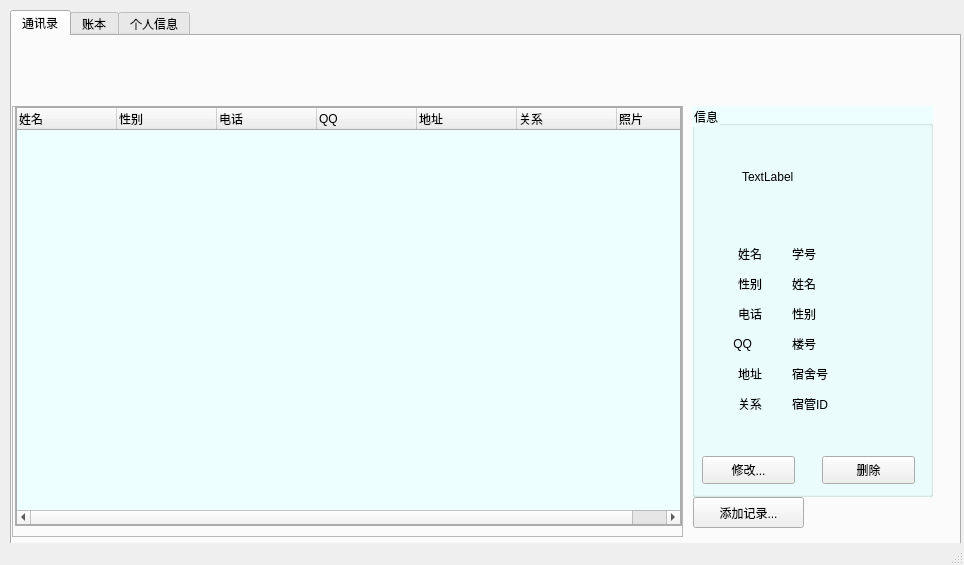
<?xml version="1.0" encoding="UTF-8"?>
<ui version="4.0">
 <class>MainWindow</class>
 <widget class="QMainWindow" name="MainWindow">
  <property name="geometry">
   <rect>
    <x>0</x>
    <y>0</y>
    <width>964</width>
    <height>565</height>
   </rect>
  </property>
  <property name="baseSize">
   <size>
    <width>1010</width>
    <height>582</height>
   </size>
  </property>
  <property name="windowTitle">
   <string>学生宿舍管理</string>
  </property>
  <property name="windowIcon">
   <iconset>
    <normaloff>../../../收藏夹/iCloud Photos/Downloads/2019/IMG_0574.PNG</normaloff>../../../收藏夹/iCloud Photos/Downloads/2019/IMG_0574.PNG</iconset>
  </property>
  <property name="autoFillBackground">
   <bool>false</bool>
  </property>
  <property name="styleSheet">
   <string notr="true">#StudentBox{background-color: rgb(255, 255, 255)}</string>
  </property>
  <property name="iconSize">
   <size>
    <width>40</width>
    <height>40</height>
   </size>
  </property>
  <property name="animated">
   <bool>true</bool>
  </property>
  <property name="tabShape">
   <enum>QTabWidget::Rounded</enum>
  </property>
  <property name="dockNestingEnabled">
   <bool>false</bool>
  </property>
  <widget class="QWidget" name="widget">
   <widget class="QTabWidget" name="Table">
    <property name="geometry">
     <rect>
      <x>10</x>
      <y>10</y>
      <width>951</width>
      <height>551</height>
     </rect>
    </property>
    <property name="statusTip">
     <string/>
    </property>
    <property name="tabPosition">
     <enum>QTabWidget::North</enum>
    </property>
    <property name="currentIndex">
     <number>0</number>
    </property>
    <widget class="QWidget" name="X_table">
     <property name="statusTip">
      <string>学生管理</string>
     </property>
     <attribute name="title">
      <string>通讯录</string>
     </attribute>
     <widget class="QPushButton" name="actionEdit_1">
      <property name="geometry">
       <rect>
        <x>681</x>
        <y>461</y>
        <width>111</width>
        <height>31</height>
       </rect>
      </property>
      <property name="statusTip">
       <string>添加通讯录</string>
      </property>
      <property name="text">
       <string>添加记录...</string>
      </property>
     </widget>
     <widget class="QGroupBox" name="groupBox_1">
      <property name="geometry">
       <rect>
        <x>680</x>
        <y>70</y>
        <width>241</width>
        <height>391</height>
       </rect>
      </property>
      <property name="styleSheet">
       <string notr="true">#groupBox_1{
background : rgb(237, 255, 254);
}</string>
      </property>
      <property name="title">
       <string>信息</string>
      </property>
      <property name="flat">
       <bool>false</bool>
      </property>
      <property name="checkable">
       <bool>false</bool>
      </property>
      <widget class="QLabel" name="SIDlable">
       <property name="geometry">
        <rect>
         <x>10</x>
         <y>140</y>
         <width>60</width>
         <height>15</height>
        </rect>
       </property>
       <property name="text">
        <string>姓名</string>
       </property>
       <property name="alignment">
        <set>Qt::AlignRight|Qt::AlignTrailing|Qt::AlignVCenter</set>
       </property>
      </widget>
      <widget class="QLabel" name="Snamelabel">
       <property name="geometry">
        <rect>
         <x>10</x>
         <y>170</y>
         <width>60</width>
         <height>15</height>
        </rect>
       </property>
       <property name="text">
        <string>性别</string>
       </property>
       <property name="alignment">
        <set>Qt::AlignRight|Qt::AlignTrailing|Qt::AlignVCenter</set>
       </property>
      </widget>
      <widget class="QLabel" name="Ssexlabel">
       <property name="geometry">
        <rect>
         <x>10</x>
         <y>200</y>
         <width>60</width>
         <height>15</height>
        </rect>
       </property>
       <property name="text">
        <string>电话</string>
       </property>
       <property name="alignment">
        <set>Qt::AlignRight|Qt::AlignTrailing|Qt::AlignVCenter</set>
       </property>
      </widget>
      <widget class="QLabel" name="Lnolabel">
       <property name="geometry">
        <rect>
         <x>0</x>
         <y>230</y>
         <width>60</width>
         <height>15</height>
        </rect>
       </property>
       <property name="text">
        <string>QQ</string>
       </property>
       <property name="alignment">
        <set>Qt::AlignRight|Qt::AlignTrailing|Qt::AlignVCenter</set>
       </property>
      </widget>
      <widget class="QLabel" name="Snolabel">
       <property name="geometry">
        <rect>
         <x>10</x>
         <y>260</y>
         <width>60</width>
         <height>15</height>
        </rect>
       </property>
       <property name="text">
        <string>地址</string>
       </property>
       <property name="alignment">
        <set>Qt::AlignRight|Qt::AlignTrailing|Qt::AlignVCenter</set>
       </property>
      </widget>
      <widget class="QLabel" name="Mnamelabel">
       <property name="geometry">
        <rect>
         <x>10</x>
         <y>290</y>
         <width>60</width>
         <height>15</height>
        </rect>
       </property>
       <property name="text">
        <string>关系</string>
       </property>
       <property name="alignment">
        <set>Qt::AlignRight|Qt::AlignTrailing|Qt::AlignVCenter</set>
       </property>
      </widget>
      <widget class="QLabel" name="SID">
       <property name="geometry">
        <rect>
         <x>100</x>
         <y>140</y>
         <width>131</width>
         <height>16</height>
        </rect>
       </property>
       <property name="text">
        <string>学号</string>
       </property>
       <property name="textFormat">
        <enum>Qt::AutoText</enum>
       </property>
       <property name="alignment">
        <set>Qt::AlignLeading|Qt::AlignLeft|Qt::AlignVCenter</set>
       </property>
      </widget>
      <widget class="QLabel" name="Sname">
       <property name="geometry">
        <rect>
         <x>100</x>
         <y>170</y>
         <width>131</width>
         <height>16</height>
        </rect>
       </property>
       <property name="text">
        <string>姓名</string>
       </property>
       <property name="textFormat">
        <enum>Qt::AutoText</enum>
       </property>
       <property name="alignment">
        <set>Qt::AlignLeading|Qt::AlignLeft|Qt::AlignVCenter</set>
       </property>
      </widget>
      <widget class="QLabel" name="Ssex">
       <property name="geometry">
        <rect>
         <x>100</x>
         <y>200</y>
         <width>131</width>
         <height>16</height>
        </rect>
       </property>
       <property name="text">
        <string>性别</string>
       </property>
       <property name="textFormat">
        <enum>Qt::AutoText</enum>
       </property>
       <property name="alignment">
        <set>Qt::AlignLeading|Qt::AlignLeft|Qt::AlignVCenter</set>
       </property>
      </widget>
      <widget class="QLabel" name="Lno">
       <property name="geometry">
        <rect>
         <x>100</x>
         <y>230</y>
         <width>131</width>
         <height>16</height>
        </rect>
       </property>
       <property name="text">
        <string>楼号</string>
       </property>
       <property name="textFormat">
        <enum>Qt::AutoText</enum>
       </property>
       <property name="alignment">
        <set>Qt::AlignLeading|Qt::AlignLeft|Qt::AlignVCenter</set>
       </property>
      </widget>
      <widget class="QLabel" name="Sno">
       <property name="geometry">
        <rect>
         <x>100</x>
         <y>260</y>
         <width>131</width>
         <height>16</height>
        </rect>
       </property>
       <property name="text">
        <string>宿舍号</string>
       </property>
       <property name="textFormat">
        <enum>Qt::AutoText</enum>
       </property>
       <property name="alignment">
        <set>Qt::AlignLeading|Qt::AlignLeft|Qt::AlignVCenter</set>
       </property>
      </widget>
      <widget class="QLabel" name="MID">
       <property name="geometry">
        <rect>
         <x>100</x>
         <y>290</y>
         <width>131</width>
         <height>16</height>
        </rect>
       </property>
       <property name="text">
        <string>宿管ID</string>
       </property>
       <property name="textFormat">
        <enum>Qt::AutoText</enum>
       </property>
       <property name="alignment">
        <set>Qt::AlignLeading|Qt::AlignLeft|Qt::AlignVCenter</set>
       </property>
      </widget>
      <widget class="QPushButton" name="editButton_1">
       <property name="geometry">
        <rect>
         <x>10</x>
         <y>350</y>
         <width>93</width>
         <height>28</height>
        </rect>
       </property>
       <property name="statusTip">
        <string>修改当前信息</string>
       </property>
       <property name="text">
        <string>修改...</string>
       </property>
      </widget>
      <widget class="QPushButton" name="DeleteButton_1">
       <property name="geometry">
        <rect>
         <x>130</x>
         <y>350</y>
         <width>93</width>
         <height>28</height>
        </rect>
       </property>
       <property name="statusTip">
        <string>一旦删除无法恢复</string>
       </property>
       <property name="text">
        <string>删除</string>
       </property>
      </widget>
      <widget class="QLabel" name="label">
       <property name="geometry">
        <rect>
         <x>50</x>
         <y>20</y>
         <width>121</width>
         <height>101</height>
        </rect>
       </property>
       <property name="text">
        <string>TextLabel</string>
       </property>
      </widget>
     </widget>
     <widget class="QFrame" name="TableFrame_1">
      <property name="geometry">
       <rect>
        <x>0</x>
        <y>70</y>
        <width>671</width>
        <height>431</height>
       </rect>
      </property>
      <property name="styleSheet">
       <string notr="true"/>
      </property>
      <property name="frameShape">
       <enum>QFrame::StyledPanel</enum>
      </property>
      <property name="frameShadow">
       <enum>QFrame::Raised</enum>
      </property>
      <widget class="QTreeWidget" name="studentTable">
       <property name="geometry">
        <rect>
         <x>3</x>
         <y>0</y>
         <width>667</width>
         <height>420</height>
        </rect>
       </property>
       <property name="statusTip">
        <string>双击修改</string>
       </property>
       <property name="styleSheet">
        <string notr="true">#studentTable
{
	background : rgb(237, 255, 254);
	border:2px solid rgb(172, 172, 172)
}</string>
       </property>
       <column>
        <property name="text">
         <string>姓名</string>
        </property>
       </column>
       <column>
        <property name="text">
         <string>性别</string>
        </property>
       </column>
       <column>
        <property name="text">
         <string>电话</string>
        </property>
       </column>
       <column>
        <property name="text">
         <string>QQ</string>
        </property>
       </column>
       <column>
        <property name="text">
         <string>地址</string>
        </property>
       </column>
       <column>
        <property name="text">
         <string>关系</string>
        </property>
       </column>
       <column>
        <property name="text">
         <string>照片</string>
        </property>
       </column>
      </widget>
     </widget>
    </widget>
    <widget class="QWidget" name="S_Table">
     <property name="statusTip">
      <string>宿舍管理</string>
     </property>
     <attribute name="title">
      <string>账本</string>
     </attribute>
     <widget class="QFrame" name="SearchFrame_2">
      <property name="geometry">
       <rect>
        <x>0</x>
        <y>20</y>
        <width>671</width>
        <height>31</height>
       </rect>
      </property>
      <property name="frameShape">
       <enum>QFrame::StyledPanel</enum>
      </property>
      <property name="frameShadow">
       <enum>QFrame::Raised</enum>
      </property>
      <widget class="QLabel" name="label_2">
       <property name="geometry">
        <rect>
         <x>10</x>
         <y>1</y>
         <width>51</width>
         <height>21</height>
        </rect>
       </property>
       <property name="text">
        <string>起始时间</string>
       </property>
      </widget>
      <widget class="QLabel" name="label_3">
       <property name="geometry">
        <rect>
         <x>210</x>
         <y>0</y>
         <width>61</width>
         <height>21</height>
        </rect>
       </property>
       <property name="text">
        <string>结束时间</string>
       </property>
      </widget>
      <widget class="QPushButton" name="searchPushButton">
       <property name="geometry">
        <rect>
         <x>410</x>
         <y>0</y>
         <width>75</width>
         <height>23</height>
        </rect>
       </property>
       <property name="text">
        <string>查看</string>
       </property>
      </widget>
      <widget class="QDateEdit" name="startDateEdit">
       <property name="geometry">
        <rect>
         <x>70</x>
         <y>0</y>
         <width>110</width>
         <height>22</height>
        </rect>
       </property>
      </widget>
      <widget class="QDateEdit" name="endDateEdit">
       <property name="geometry">
        <rect>
         <x>270</x>
         <y>0</y>
         <width>110</width>
         <height>22</height>
        </rect>
       </property>
      </widget>
     </widget>
     <widget class="QGroupBox" name="groupBox_2">
      <property name="geometry">
       <rect>
        <x>700</x>
        <y>70</y>
        <width>221</width>
        <height>311</height>
       </rect>
      </property>
      <property name="styleSheet">
       <string notr="true">#groupBox_2{
background : rgb(237, 255, 254);
}</string>
      </property>
      <property name="title">
       <string>账单信息</string>
      </property>
      <property name="flat">
       <bool>false</bool>
      </property>
      <property name="checkable">
       <bool>false</bool>
      </property>
      <widget class="QLabel" name="Lnolabel_2">
       <property name="geometry">
        <rect>
         <x>10</x>
         <y>110</y>
         <width>80</width>
         <height>15</height>
        </rect>
       </property>
       <property name="text">
        <string>时间</string>
       </property>
       <property name="alignment">
        <set>Qt::AlignRight|Qt::AlignTrailing|Qt::AlignVCenter</set>
       </property>
      </widget>
      <widget class="QLabel" name="Snolabel_2">
       <property name="geometry">
        <rect>
         <x>10</x>
         <y>140</y>
         <width>80</width>
         <height>15</height>
        </rect>
       </property>
       <property name="text">
        <string>类型</string>
       </property>
       <property name="alignment">
        <set>Qt::AlignRight|Qt::AlignTrailing|Qt::AlignVCenter</set>
       </property>
      </widget>
      <widget class="QLabel" name="K_nlabel">
       <property name="geometry">
        <rect>
         <x>10</x>
         <y>170</y>
         <width>80</width>
         <height>16</height>
        </rect>
       </property>
       <property name="text">
        <string>金额</string>
       </property>
       <property name="alignment">
        <set>Qt::AlignRight|Qt::AlignTrailing|Qt::AlignVCenter</set>
       </property>
      </widget>
      <widget class="QLabel" name="L_nlabel">
       <property name="geometry">
        <rect>
         <x>10</x>
         <y>200</y>
         <width>80</width>
         <height>16</height>
        </rect>
       </property>
       <property name="text">
        <string>备注</string>
       </property>
       <property name="alignment">
        <set>Qt::AlignRight|Qt::AlignTrailing|Qt::AlignVCenter</set>
       </property>
      </widget>
      <widget class="QLabel" name="rightTimeLabel">
       <property name="geometry">
        <rect>
         <x>100</x>
         <y>110</y>
         <width>100</width>
         <height>16</height>
        </rect>
       </property>
       <property name="text">
        <string/>
       </property>
       <property name="textFormat">
        <enum>Qt::AutoText</enum>
       </property>
       <property name="alignment">
        <set>Qt::AlignLeading|Qt::AlignLeft|Qt::AlignVCenter</set>
       </property>
      </widget>
      <widget class="QLabel" name="rightTypeLabel">
       <property name="geometry">
        <rect>
         <x>100</x>
         <y>140</y>
         <width>100</width>
         <height>16</height>
        </rect>
       </property>
       <property name="text">
        <string/>
       </property>
       <property name="textFormat">
        <enum>Qt::AutoText</enum>
       </property>
       <property name="alignment">
        <set>Qt::AlignLeading|Qt::AlignLeft|Qt::AlignVCenter</set>
       </property>
      </widget>
      <widget class="QLabel" name="rightMoneyLabel">
       <property name="geometry">
        <rect>
         <x>100</x>
         <y>170</y>
         <width>100</width>
         <height>16</height>
        </rect>
       </property>
       <property name="text">
        <string/>
       </property>
       <property name="textFormat">
        <enum>Qt::AutoText</enum>
       </property>
       <property name="alignment">
        <set>Qt::AlignLeading|Qt::AlignLeft|Qt::AlignVCenter</set>
       </property>
      </widget>
      <widget class="QLabel" name="rightMarkLabel">
       <property name="geometry">
        <rect>
         <x>100</x>
         <y>200</y>
         <width>100</width>
         <height>16</height>
        </rect>
       </property>
       <property name="text">
        <string/>
       </property>
       <property name="textFormat">
        <enum>Qt::AutoText</enum>
       </property>
       <property name="alignment">
        <set>Qt::AlignLeading|Qt::AlignLeft|Qt::AlignVCenter</set>
       </property>
      </widget>
      <widget class="QPushButton" name="changeEditButton_2">
       <property name="geometry">
        <rect>
         <x>10</x>
         <y>260</y>
         <width>93</width>
         <height>28</height>
        </rect>
       </property>
       <property name="statusTip">
        <string>修改当前宿舍信息</string>
       </property>
       <property name="text">
        <string>修改...</string>
       </property>
      </widget>
      <widget class="QPushButton" name="deleteButton_2">
       <property name="geometry">
        <rect>
         <x>120</x>
         <y>260</y>
         <width>93</width>
         <height>28</height>
        </rect>
       </property>
       <property name="statusTip">
        <string>一旦删除无法恢复</string>
       </property>
       <property name="text">
        <string>删除</string>
       </property>
      </widget>
      <widget class="QLabel" name="messageLabel_4">
       <property name="geometry">
        <rect>
         <x>60</x>
         <y>40</y>
         <width>101</width>
         <height>41</height>
        </rect>
       </property>
       <property name="font">
        <font>
         <pointsize>18</pointsize>
        </font>
       </property>
       <property name="text">
        <string/>
       </property>
      </widget>
     </widget>
     <widget class="QLabel" name="errMsglabel">
      <property name="geometry">
       <rect>
        <x>690</x>
        <y>0</y>
        <width>251</width>
        <height>61</height>
       </rect>
      </property>
      <property name="font">
       <font>
        <pointsize>16</pointsize>
       </font>
      </property>
      <property name="text">
       <string/>
      </property>
     </widget>
     <widget class="QTreeWidget" name="ShusheTable">
      <property name="geometry">
       <rect>
        <x>470</x>
        <y>50</y>
        <width>481</width>
        <height>201</height>
       </rect>
      </property>
      <property name="acceptDrops">
       <bool>false</bool>
      </property>
      <property name="statusTip">
       <string>双击修改信息</string>
      </property>
      <property name="styleSheet">
       <string notr="true">#ShusheTable
{
	background : rgb(237, 255, 254);
	border:2px solid rgb(172, 172, 172)
}</string>
      </property>
      <column>
       <property name="text">
        <string/>
       </property>
      </column>
      <column>
       <property name="text">
        <string>时间</string>
       </property>
      </column>
      <column>
       <property name="text">
        <string>类型</string>
       </property>
      </column>
      <column>
       <property name="text">
        <string>金额</string>
       </property>
      </column>
      <column>
       <property name="text">
        <string>备注</string>
       </property>
      </column>
     </widget>
     <widget class="QPushButton" name="addEdit_2">
      <property name="geometry">
       <rect>
        <x>410</x>
        <y>480</y>
        <width>111</width>
        <height>31</height>
       </rect>
      </property>
      <property name="statusTip">
       <string>添加宿舍信息</string>
      </property>
      <property name="text">
       <string>添加记录...</string>
      </property>
     </widget>
     <widget class="QFrame" name="leftFrame">
      <property name="geometry">
       <rect>
        <x>0</x>
        <y>50</y>
        <width>461</width>
        <height>201</height>
       </rect>
      </property>
      <property name="styleSheet">
       <string notr="true">background : rgb(237, 255, 254);
</string>
      </property>
      <property name="frameShape">
       <enum>QFrame::StyledPanel</enum>
      </property>
      <property name="frameShadow">
       <enum>QFrame::Raised</enum>
      </property>
     </widget>
     <widget class="QFrame" name="bottomFrame">
      <property name="geometry">
       <rect>
        <x>0</x>
        <y>260</y>
        <width>941</width>
        <height>221</height>
       </rect>
      </property>
      <property name="styleSheet">
       <string notr="true">background : rgb(237, 255, 254);
</string>
      </property>
      <property name="frameShape">
       <enum>QFrame::StyledPanel</enum>
      </property>
      <property name="frameShadow">
       <enum>QFrame::Raised</enum>
      </property>
     </widget>
     <widget class="QPushButton" name="inPushButton">
      <property name="geometry">
       <rect>
        <x>250</x>
        <y>482</y>
        <width>81</width>
        <height>31</height>
       </rect>
      </property>
      <property name="text">
       <string>收入</string>
      </property>
     </widget>
     <widget class="QPushButton" name="outPushButton">
      <property name="geometry">
       <rect>
        <x>560</x>
        <y>482</y>
        <width>81</width>
        <height>31</height>
       </rect>
      </property>
      <property name="text">
       <string>支出</string>
      </property>
     </widget>
     <zorder>groupBox_2</zorder>
     <zorder>SearchFrame_2</zorder>
     <zorder>errMsglabel</zorder>
     <zorder>ShusheTable</zorder>
     <zorder>addEdit_2</zorder>
     <zorder>leftFrame</zorder>
     <zorder>bottomFrame</zorder>
     <zorder>inPushButton</zorder>
     <zorder>outPushButton</zorder>
    </widget>
    <widget class="QWidget" name="G_Table">
     <attribute name="title">
      <string>个人信息</string>
     </attribute>
     <widget class="QGroupBox" name="groupBox_3">
      <property name="geometry">
       <rect>
        <x>250</x>
        <y>10</y>
        <width>471</width>
        <height>491</height>
       </rect>
      </property>
      <property name="styleSheet">
       <string notr="true">#groupBox_3{
background : rgb(237, 255, 254);
}</string>
      </property>
      <property name="title">
       <string>个人信息</string>
      </property>
      <property name="flat">
       <bool>false</bool>
      </property>
      <property name="checkable">
       <bool>false</bool>
      </property>
      <widget class="QLabel" name="Mnolabel">
       <property name="geometry">
        <rect>
         <x>10</x>
         <y>170</y>
         <width>80</width>
         <height>15</height>
        </rect>
       </property>
       <property name="frameShape">
        <enum>QFrame::NoFrame</enum>
       </property>
       <property name="text">
        <string>账号</string>
       </property>
       <property name="alignment">
        <set>Qt::AlignRight|Qt::AlignTrailing|Qt::AlignVCenter</set>
       </property>
      </widget>
      <widget class="QLabel" name="Mnamelabel_2">
       <property name="geometry">
        <rect>
         <x>10</x>
         <y>210</y>
         <width>80</width>
         <height>15</height>
        </rect>
       </property>
       <property name="frameShape">
        <enum>QFrame::NoFrame</enum>
       </property>
       <property name="text">
        <string>密码</string>
       </property>
       <property name="alignment">
        <set>Qt::AlignRight|Qt::AlignTrailing|Qt::AlignVCenter</set>
       </property>
      </widget>
      <widget class="QLabel" name="Msexlabel">
       <property name="geometry">
        <rect>
         <x>10</x>
         <y>230</y>
         <width>81</width>
         <height>41</height>
        </rect>
       </property>
       <property name="frameShape">
        <enum>QFrame::NoFrame</enum>
       </property>
       <property name="text">
        <string>姓名</string>
       </property>
       <property name="alignment">
        <set>Qt::AlignRight|Qt::AlignTrailing|Qt::AlignVCenter</set>
       </property>
      </widget>
      <widget class="QLabel" name="Magelabel">
       <property name="geometry">
        <rect>
         <x>10</x>
         <y>270</y>
         <width>81</width>
         <height>41</height>
        </rect>
       </property>
       <property name="frameShape">
        <enum>QFrame::NoFrame</enum>
       </property>
       <property name="text">
        <string>大学</string>
       </property>
       <property name="alignment">
        <set>Qt::AlignRight|Qt::AlignTrailing|Qt::AlignVCenter</set>
       </property>
      </widget>
      <widget class="QLabel" name="Mphonelabel">
       <property name="geometry">
        <rect>
         <x>10</x>
         <y>300</y>
         <width>81</width>
         <height>71</height>
        </rect>
       </property>
       <property name="frameShape">
        <enum>QFrame::NoFrame</enum>
       </property>
       <property name="text">
        <string>个人简介</string>
       </property>
       <property name="alignment">
        <set>Qt::AlignRight|Qt::AlignTrailing|Qt::AlignVCenter</set>
       </property>
      </widget>
      <widget class="QLabel" name="username">
       <property name="geometry">
        <rect>
         <x>110</x>
         <y>170</y>
         <width>100</width>
         <height>16</height>
        </rect>
       </property>
       <property name="text">
        <string>1</string>
       </property>
       <property name="textFormat">
        <enum>Qt::AutoText</enum>
       </property>
       <property name="alignment">
        <set>Qt::AlignLeading|Qt::AlignLeft|Qt::AlignVCenter</set>
       </property>
      </widget>
      <widget class="QLabel" name="password">
       <property name="geometry">
        <rect>
         <x>110</x>
         <y>210</y>
         <width>100</width>
         <height>16</height>
        </rect>
       </property>
       <property name="text">
        <string>1</string>
       </property>
       <property name="textFormat">
        <enum>Qt::AutoText</enum>
       </property>
       <property name="alignment">
        <set>Qt::AlignLeading|Qt::AlignLeft|Qt::AlignVCenter</set>
       </property>
      </widget>
      <widget class="QLabel" name="sex">
       <property name="geometry">
        <rect>
         <x>110</x>
         <y>240</y>
         <width>111</width>
         <height>21</height>
        </rect>
       </property>
       <property name="text">
        <string>1</string>
       </property>
       <property name="textFormat">
        <enum>Qt::AutoText</enum>
       </property>
       <property name="alignment">
        <set>Qt::AlignLeading|Qt::AlignLeft|Qt::AlignVCenter</set>
       </property>
      </widget>
      <widget class="QLabel" name="school">
       <property name="geometry">
        <rect>
         <x>110</x>
         <y>270</y>
         <width>141</width>
         <height>41</height>
        </rect>
       </property>
       <property name="text">
        <string>1</string>
       </property>
       <property name="textFormat">
        <enum>Qt::AutoText</enum>
       </property>
       <property name="alignment">
        <set>Qt::AlignLeading|Qt::AlignLeft|Qt::AlignVCenter</set>
       </property>
      </widget>
      <widget class="QPushButton" name="editButton_3">
       <property name="geometry">
        <rect>
         <x>40</x>
         <y>440</y>
         <width>93</width>
         <height>28</height>
        </rect>
       </property>
       <property name="statusTip">
        <string>修改个人信息</string>
       </property>
       <property name="text">
        <string>修改...</string>
       </property>
      </widget>
      <widget class="QPushButton" name="DeleteButton_3">
       <property name="geometry">
        <rect>
         <x>230</x>
         <y>440</y>
         <width>93</width>
         <height>28</height>
        </rect>
       </property>
       <property name="statusTip">
        <string/>
       </property>
       <property name="text">
        <string>退出</string>
       </property>
      </widget>
      <widget class="QTextEdit" name="personalProfile">
       <property name="geometry">
        <rect>
         <x>110</x>
         <y>320</y>
         <width>271</width>
         <height>81</height>
        </rect>
       </property>
       <property name="readOnly">
        <bool>true</bool>
       </property>
      </widget>
     </widget>
    </widget>
   </widget>
  </widget>
  <widget class="QStatusBar" name="statusBar"/>
  <action name="Student">
   <property name="text">
    <string>增加学生</string>
   </property>
   <property name="statusTip">
    <string>增加学生</string>
   </property>
  </action>
 </widget>
 <tabstops>
  <tabstop>Table</tabstop>
  <tabstop>actionEdit_1</tabstop>
  <tabstop>editButton_1</tabstop>
  <tabstop>DeleteButton_1</tabstop>
  <tabstop>addEdit_2</tabstop>
  <tabstop>ShusheTable</tabstop>
  <tabstop>changeEditButton_2</tabstop>
  <tabstop>deleteButton_2</tabstop>
  <tabstop>editButton_3</tabstop>
  <tabstop>DeleteButton_3</tabstop>
 </tabstops>
 <resources/>
 <connections/>
</ui>
